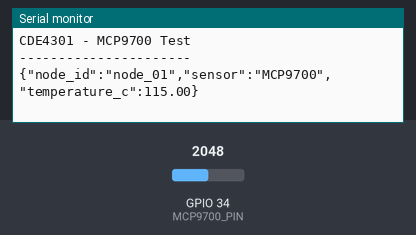
A program run on a simulated ESP32. On the bench: the last lines printed to the serial monitor. The inputs (shaded band) are chosen by the test bench; at power-on: GPIO 34 (MCP9700_PIN) = 2048.

Above: at 2.2 s.
2.3 s: GPIO 34 (MCP9700_PIN) set to 2866
At 3.3 s:
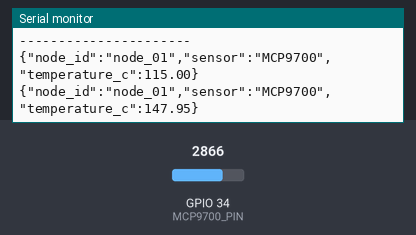
3.8 s: GPIO 34 (MCP9700_PIN) set to 3603
At 5.5 s:
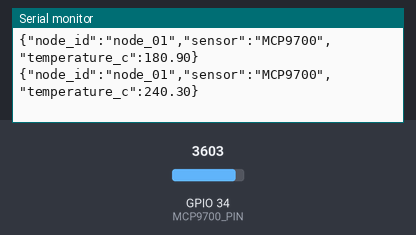
Timing chart, 0 to 7.0 s (numbered marks = the images above; inputs shaded):
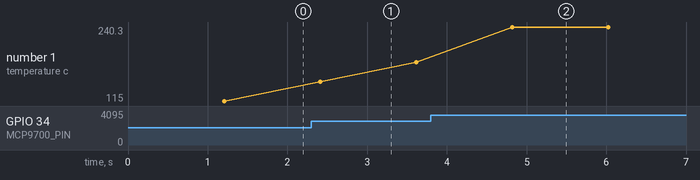

Measured:
- after the input at 2.3 s, the serial monitor: prints a new line after 0.11 s (image 1)
- after the input at 3.8 s, the serial monitor: prints a new line after 1.0 s (image 2)
- plotted number 1: 115 → 180.9 after the input at 2.3 s, 180.9 → 240.3 after the input at 3.8 s

The program:

main.cpp
```cpp
#include <Arduino.h>

const int MCP9700_PIN = 34;
const char* NODE_ID = "node_01";

void setup()
{
    Serial.begin(115200);
    delay(1000);

    Serial.println("CDE4301 - MCP9700 Test");
    Serial.println("----------------------");
}

void loop()
{
    const int NUM_SAMPLES = 20;

    long adcSum = 0;
    long voltageSum = 0;

    for (int i = 0; i < NUM_SAMPLES; i++)
    {
        adcSum += analogRead(MCP9700_PIN);
        voltageSum += analogReadMilliVolts(MCP9700_PIN);

        delay(10);
    }

    float averageADC = adcSum / (float)NUM_SAMPLES;
    float averageVoltage_mV = voltageSum / (float)NUM_SAMPLES;

    float temperature_C = (averageVoltage_mV - 500.0) / 10.0;

    Serial.print("{");
    Serial.print("\"node_id\":\"");
    Serial.print(NODE_ID);
    Serial.print("\",");
    Serial.print("\"sensor\":\"MCP9700\",");
    Serial.print("\"temperature_c\":");
    Serial.print(temperature_C, 2);
    Serial.println("}");

    delay(1000);
}
```
